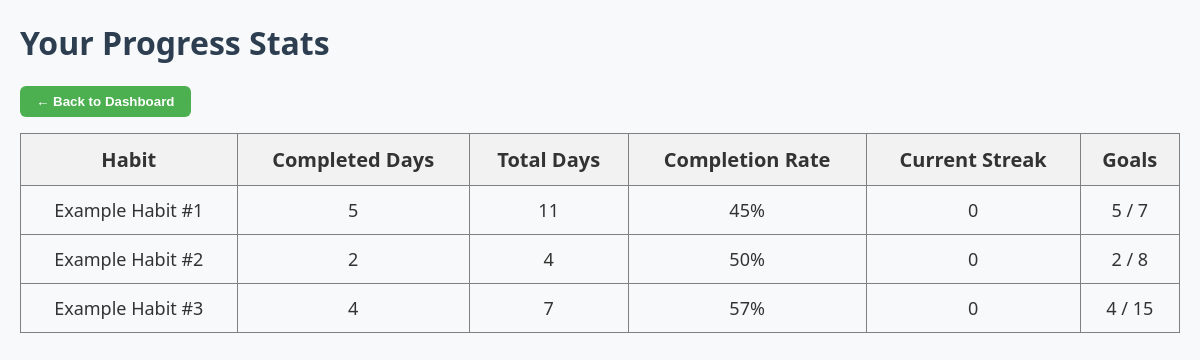
/stats/ (signed in), run on the app's committed database.
### tracker/models.py (models this page shows, shortened)
class Habit(models.Model):
    user = models.ForeignKey(User, on_delete=models.CASCADE, related_name='habits')
    name = models.CharField(max_length=100)
    description = models.TextField(blank=True)
    frequency = models.CharField(max_length=50, choices=[
        ('Daily', 'Daily'),
        ('Weekly', 'Weekly'),
        ('Monthly', 'Monthly'),
    ], default='Daily')
    created_at = models.DateTimeField(auto_now_add=True)
    goal_total = models.PositiveIntegerField(null=True, blank=True, help_text="Optional total completions goal")

### tracker/views.py (the view)
# urls.py: path('stats/', views.stats, name='stats'),
@login_required
def stats(request):
    habits = Habit.objects.filter(user=request.user).prefetch_related('logs')
    today = timezone.now().date()
    stats_data = []
    for habit in habits:
        logs = habit.logs.order_by('-date_completed')
        total_days = (today - logs.last().date_completed).days + 1 if logs.exists() else 0
        completed_days = logs.count()
        completion_rate = (completed_days / total_days * 100) if total_days > 0 else 0
        current_streak = calculate_streak(habit)
        stats_data.append({
            'habit': habit,
            'completed_days': completed_days,
            'total_days': total_days,
            'completion_rate': round(completion_rate),
            'current_streak': current_streak,
            'goal_total': habit.goal_total,
            'goal_met': habit.goal_total and completed_days >= habit.goal_total,
        })
    return render(request, 'tracker/stats.html', {'stats_data': stats_data})

### tracker/models.py (called while the page is built)
def calculate_streak(habit):
    logs = habit.logs.order_by('-date_completed')
    today = timezone.now().date()
    streak = 0
    expected_date = today
    for log in logs:
        if log.date_completed == expected_date:
            streak += 1
            expected_date -= timedelta(days=1)
        elif log.date_completed < expected_date:
            break  # streak is broken
    return streak

### templates/tracker/stats.html (shortened to what this page needs)
<!DOCTYPE html>
<html>
<head>
    {% load static %}
    <link rel="stylesheet" href="{% static 'tracker/style.css' %}">
</head>
<body>
    <h1>Your Progress Stats</h1>
    <p><a href="{% url 'index' %}"><button type="button">← Back to Dashboard</button></a></p>
    {% if stats_data %}
    <table border="1">
        <tr>
            <th>Habit</th>
            <th>Completed Days</th>
            <th>Total Days</th>
            <th>Completion Rate</th>
            <th>Current Streak</th>
            <th>Goals</th>
        </tr>
        {% for stat in stats_data %}
        <tr>
            <td>{{ stat.habit.name }}</td>
            <td>{{ stat.completed_days }}</td>
            <td>{{ stat.total_days }}</td>
            <td>{{ stat.completion_rate }}%</td>
            <td>{{ stat.current_streak }}</td>
            <td>
                {% if stat.goal_total %}
                {{ stat.completed_days }} / {{ stat.goal_total }}
                {% else %}
                —
                {% endif %}
            </td>
        </tr>
        {% endfor %}
    </table>
    {% else %}
    <p>No stats yet. Add some habits!</p>
    {% endif %}
</body>
</html>

### tracker/static/tracker/style.css (style rules this page uses)
body { font-family: 'Segoe UI', sans-serif; background-color: #f8f9fa; color: #333; margin: 0; padding: 0 20px; }
h1, h2 { color: #2c3e50; }
button { background-color: #4caf50; border: none; color: white; padding: 8px 16px; border-radius: 6px; cursor: pointer; font-weight: bold; transition: background-color 0.3s ease; }
table { font-size: 18px; border-collapse: collapse; width: 100%; }
th, td { padding: 12px; text-align: center; }
th { background-color: #f2f2f2; font-size: 20px; }

### templates/tracker/stats.html (style rules this page uses)
table { font-size: 18px; border-collapse: collapse; width: 100%; }
th, td { padding: 12px; text-align: center; }
th { background-color: #f2f2f2; font-size: 20px; }

### data on the page
Habit: habit.name "Example Habit #1", completed_days "5", total_days "11", completion_rate "45", current_streak "0", goal_total "7"
Habit: habit.name "Example Habit #2", completed_days "2", total_days "4", completion_rate "50", current_streak "0", goal_total "8"
Habit: habit.name "Example Habit #3", completed_days "4", total_days "7", completion_rate "57", current_streak "0", goal_total "15"
